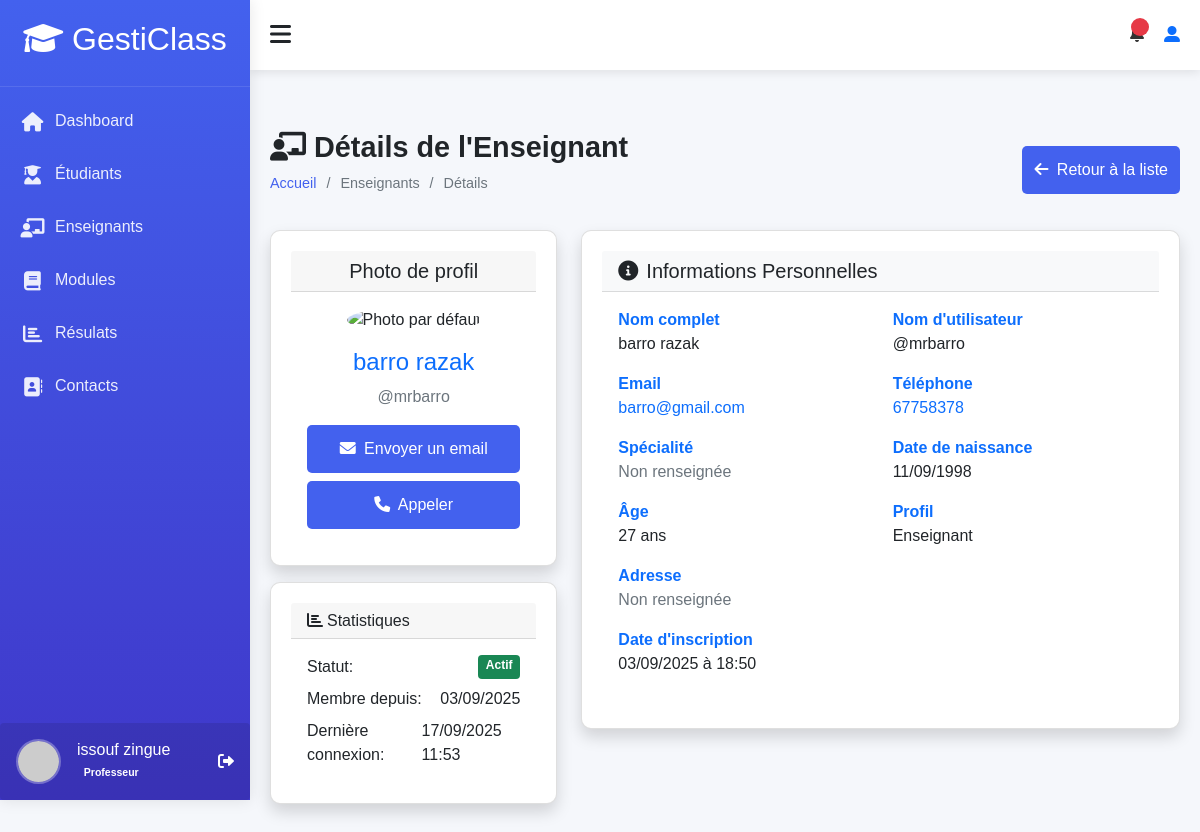
/accounts/teacher/5/detail/ (signed in), run on the app's committed database.
### accounts/models.py (models this page shows, shortened)
class User(AbstractUser):
    ROLE_CHOICES = (
        ('admin', 'Administrateur'),
        ('teacher', 'Enseignant'),
        ('student', 'Élève'),
    )
    profil = models.CharField(max_length=10, choices=ROLE_CHOICES, default='student')
    phone = models.CharField(max_length=20, blank=True)
    birth_date = models.DateField(null=True, blank=True)
    photo = models.ImageField(upload_to='users/', null=True, blank=True)
    specialty = models.CharField(max_length=100, null=True, blank=True)
    hire_date = models.DateField(null=True, blank=True)
    address = models.TextField(blank=True)
    phone_number = models.CharField(max_length=15, blank=True)
    date_of_birth = models.DateField(null=True, blank=True)
    class Meta:
        permissions = [
        ("peut_acceder_module", "Peut acceder au module"),
        ("peut_acceder_aux_eleve", "Peut acceder aux eleves"),
        ("peut_acceder_aux_enseignants", "peut acceder aux enseigants"),
        ("peut_acceder_aux_roles", "peut acceder aux roles"),
        ("peut_acceder_au_dashboard", "Peut accéder au tableau de bord "),
        ("dashboard", "Peut voir les infos utiles  pour des étudiants"),
        ("peut_voir_infos_utile_teacher", "Peut voir les infos utiles pour des enseignants"),
        ("peut_agir_infos_utile_student", "Peut agir sur les infos utiles pour des étudiants"),
        ("peut_agir_infos_utile_teacher", "Peut agir sur les infos utiles pour des enseignants"),
        ("can_view_student_performance_data", "Peut voir ses données de performance  étudiants"),
        ("can_view_teacher_module_performance_data", "Peut voir les données de performance des modules des enseignants"),
        ("can_view_all_students_performance_data ", "Peut voir les données de performance de tous les étudiants"),
        ("can_view_student_list", "Peut voir la liste des étudiants"),
        ("can_view_teacher_list", "Peut voir la liste des enseignants"),
        ("can_view_module_list", "Peut voir la liste des modules"),
        ("can_view_results_list", "Peut voir la liste résultats"),
        ("can_view_suggestions_list", "Peut voir la liste des suggestions"),
        ("can_view_module_details", "Peut les details d'un module"),
        ("can_view_student_details", "Peut voir les détails d'un étudiant"),
        ("can_view_teacher_details", "Peut voir les détails d'un enseignant"),
        ("can_view_own_details", "Peut voir ses propres détails"),
        ("cans_view_results", "Peut voir les résultats"),
        ("can_view_own_results", "Peut voir ses propres résultats"),
        ("can_view_section__admin", "Peut voir la d'administration des section"),
        ("view_role", "Peut voir les rôles"),
        ("add_role", "Peut ajouter un rôle"),
        ("change_role", "Peut modifier un rôle"),
        ("delete_role", "Peut supprimer un rôle"),
        ("assign_role", "Peut assigner des rôles"),
        ("view_timetable", "Peut voir l'emploi du temps"),
        ("manage_timetable", "Peut gérer l'emploi du temps"),
        ("can_add_teacher", "Peut ajouter un enseignant"),
        ("can_add_student", "Peut ajouter un étudiant"),
        ("can_change_teacher", "Peut modifier un enseignant"),
        ("can_change_student", "Peut modifier un étudiant"),
        ("can_delete_teacher", "Peut supprimer un enseignant"),
        ("can_delete_student", "Peut supprimer un étudiant"),
        ("can_view_schoolinfo", "Peut voir les informations de l'école"),
        ("can_add_schoolinfo", "Peut ajouter les informations de l'école"),
        ("can_change_schoolinfo", "Peut modifier les informations de l'école"),
        ("can_delete_schoolinfo", "Peut supprimer les informations de l'école"),
        ]

### accounts/views.py (the view)
# urls.py: path('teacher/<int:teacher_id>/detail/', views.teacher_detail,
@login_required
@permission_required('accounts.can_view_teacher_details', raise_exception=True)
def teacher_detail(request, teacher_id):
    teacher = get_object_or_404(User, id=teacher_id, profil='teacher')
    context = {
        'teacher': teacher,
        'title': f'Détails de {teacher.get_full_name()}'
    }
    return render(request, 'teachers/teacher_detail.html', context)

### accounts/templates/teachers/teacher_detail.html (shortened to what this page needs)
{% extends "models/base.html" %}
{% load static %}
{% block content %}
<div class="content">
    <div class="page-title">
        <div>
            <h2><i class="fas fa-chalkboard-teacher me-2"></i>Détails de l'Enseignant</h2>
            <ul class="breadcrumb">
                <li><a href="{% url 'dashboard:dashboard' %}">Accueil</a></li>
                <li>Enseignants</li>
                <li>Détails</li>
            </ul>
        </div>
        <div class="btn-group">
            <a href="{% url 'accounts:teachers_list' %}" class="btn btn-secondary">
                <i class="fas fa-arrow-left me-1"></i> Retour à la liste
            </a>
        </div>
    </div>
    <div class="row">
        <div class="col-md-4 mb-4">
            <div class="card shadow">
                <div class="card-header  text-center">
                    <h5 class="m-0">Photo de profil</h5>
                </div>
                <div class="card-body text-center">
                    {% if teacher.photo %}
                        <img src="{{ teacher.photo.url }}"
                             class="img-fluid rounded-circle mb-3"
                             alt="Photo de {{ teacher.get_full_name }}"
                             style="width: 200px; height: 200px; object-fit: cover;">
                    {% else %}
                        <img src="{% static 'img/default-avatar.png' %}"
                             class="img-fluid rounded-circle mb-3"
                             alt="Photo par défaut"
                             style="width: 200px; height: 200px; object-fit: cover;">
                    {% endif %}
                    <h4 class="text-primary">{{ teacher.get_full_name }}</h4>
                    <p class="text-muted">@{{ teacher.username }}</p>
                    <div class="d-grid gap-2">
                        <a href="mailto:{{ teacher.email }}" class="btn btn-outline-primary">
                            <i class="fas fa-envelope me-1"></i> Envoyer un email
                        </a>
                        {% if teacher.phone %}
                        <a href="tel:{{ teacher.phone }}" class="btn btn-outline-success">
                            <i class="fas fa-phone me-1"></i> Appeler
                        </a>
                        {% endif %}
                    </div>
                </div>
            </div>
            <div class="card shadow mt-3">
                <div class="card-header  ">
                    <h6 class="m-0"><i class="fas fa-chart-bar me-1"></i>Statistiques</h6>
                </div>
                <div class="card-body">
                    <div class="d-flex justify-content-between mb-2">
                        <span>Statut:</span>
                        <span class="badge bg-success">Actif</span>
                    </div>
                    <div class="d-flex justify-content-between mb-2">
                        <span>Membre depuis:</span>
                        <span>{{ teacher.date_joined|date:"d/m/Y" }}</span>
                    </div>
                    <div class="d-flex justify-content-between">
                        <span>Dernière connexion:</span>
                        <span>
                            {% if teacher.last_login %}
                                {{ teacher.last_login|date:"d/m/Y H:i" }}
                            {% else %}
                                Jamais connecté
                            {% endif %}
                        </span>
                    </div>
                </div>
            </div>
        </div>
        <div class="col-md-8">
            <div class="card shadow">
                <div class="card-header bg-light">
                    <h5 class="m-0"><i class="fas fa-info-circle me-2"></i>Informations Personnelles</h5>
                </div>
                <div class="card-body">
                    <div class="row">
                        <div class="col-md-6">
                            <div class="info-item mb-3">
                                <label class="fw-bold text-primary">Nom complet</label>
                                <p class="mb-0">{{ teacher.get_full_name }}</p>
                            </div>
                        </div>
                        <div class="col-md-6">
                            <div class="info-item mb-3">
                                <label class="fw-bold text-primary">Nom d'utilisateur</label>
                                <p class="mb-0">@{{ teacher.username }}</p>
                            </div>
                        </div>
                    </div>
                    <div class="row">
                        <div class="col-md-6">
                            <div class="info-item mb-3">
                                <label class="fw-bold text-primary">Email</label>
                                <p class="mb-0">
                                    <a href="mailto:{{ teacher.email }}" class="text-decoration-none">
                                        {{ teacher.email }}
                                    </a>
                                </p>
                            </div>
                        </div>
                        <div class="col-md-6">
                            <div class="info-item mb-3">
                                <label class="fw-bold text-primary">Téléphone</label>
                                <p class="mb-0">
                                    {% if teacher.phone %}
                                        <a href="tel:{{ teacher.phone }}" class=" text-decoration-none">
                                            {{ teacher.phone }}
                                        </a>
                                    {% else %}
                                        <span class="text-muted">Non renseigné</span>
                                    {% endif %}
                                </p>
                            </div>
                        </div>
                    </div>
                    <div class="row">
                        <div class="col-md-6">
                            <div class="info-item mb-3">
                                <label class="fw-bold text-primary">Spécialité</label>
                                <p class="mb-0">
                                    {% if teacher.speciality %}
                                        {{ teacher.speciality }}
                                    {% else %}
                                        <span class="text-muted">Non renseignée</span>
                                    {% endif %}
                                </p>
                            </div>
                        </div>
                        <div class="col-md-6">
                            <div class="info-item mb-3">
                                <label class="fw-bold text-primary">Date de naissance</label>
                                <p class="mb-0">
                                    {% if teacher.birth_date %}
                                        {{ teacher.birth_date|date:"d/m/Y" }}
                                    {% else %}
                                        <span class="text-muted">Non renseignée</span>
                                    {% endif %}
                                </p>
                            </div>
                        </div>
                    </div>
                    <div class="row">
                        <div class="col-md-6">
                            <div class="info-item mb-3">
                                <label class="fw-bold text-primary">Âge</label>
                                <p class="mb-0">
                                    {% if teacher.birth_date %}
                                        {{ teacher.birth_date|timesince }}
                                    {% else %}
                                        <span class="text-muted">Inconnu</span>
                                    {% endif %}
                                </p>
                            </div>
                        </div>
                        <div class="col-md-6">
                            <div class="info-item mb-3">
                                <label class="fw-bold text-primary">Profil</label>
                                <p class="mb-0">
                                    <span class="bmb-0">Enseignant</span>
                                </p>
                            </div>
                        </div>
                    </div>
                    <div class="info-item mb-3">
                        <label class="fw-bold text-primary">Adresse</label>
                        <p class="mb-0">
                            {% if teacher.address %}
                                {{ teacher.address|linebreaks }}
                            {% else %}
                                <span class="text-muted">Non renseignée</span>
                            {% endif %}
                        </p>
                    </div>
                    <div class="info-item mb-3">
                        <label class="fw-bold text-primary">Date d'inscription</label>
                        <p class="mb-0">{{ teacher.date_joined|date:"d/m/Y à H:i" }}</p>
                    </div>
                </div>
            </div>
        </div>
    </div>
</div>
{% endblock%}

### templates/models/sidebar.html (shortened to what this page needs)
<div class="sidebar" id="sidebar">
    <div class="sidebar-header">
        <h2><i class="fas fa-graduation-cap text-white"></i> GestiClass</h2>
    </div>
    <div class="sidebar-menu">
        <ul>
            <li><a href="{% url 'dashboard:dashboard' %}" class="active"><i class="fas fa-home"></i> Dashboard</a></li>
            <li><a href="{% url 'accounts:students_list' %}"><i class="fas fa-user-graduate"></i> Étudiants</a></li>
            {% if perms.accounts.peut_acceder_aux_enseignants %}
            <li><a href="{% url 'accounts:teachers_list' %}" ><i class="fas fa-chalkboard-teacher"></i> Enseignants</a></li>
            {% endif %}
            {% if perms.accounts.peut_acceder_module %}
            <li><a href="{% url 'accounts:modules_list' %}"><i class="fas fa-book"></i> Modules</a></li>
            {% endif %}
            <li><a href="{% url 'accounts:results_list' %}"><i class="fas fa-chart-bar"></i> Résulats</a></li>
            <li><a href="{% url 'accounts:contact' %}"><i class="fas fa-address-book"></i> Contacts</a></li>
        </ul>
    </div>
    <div class="user-profile d-flex align-items-center p-3 rounded ">
        {% if user.photo %}
            <img src="{{ user.photo.url }}"
                 alt="Photo de {{ user.get_full_name }}"
                 class="rounded-circle me-3"
                 style="width: 45px; height: 45px; object-fit: cover;">
        {% else %}
            <img src="https://ui-avatars.com/api/?name={{ user.first_name }}+{{ user.last_name }}&background=0D8ABC&color=fff&size=128"
                 alt="Avatar de {{ user.get_full_name }}"
                 class="rounded-circle me-3"
                 style="width: 45px; height: 45px; object-fit: cover;">
        {% endif %}
        <div class="user-info">
            <h6 class="mb-0  ">{{ user.get_full_name }}</h6>
            <small>
                {% if user.profil == 'student' %}
                    <span class="badge rounded-pill">Élève</span>
                {% elif user.profil == 'teacher' %}
                    <span class="badge rounded-pill" >Professeur</span>
                {% elif user.profil == 'admin' %}
                    <span class="badge rounded-pill" >Admin</span>
                {% endif %}
            </small>
        </div>
        <div class="ms-auto">
            <a href="{% url 'accounts:logout' %}" class="text-decoration-none text-white">
                <i class="fas fa-sign-out-alt"></i>
            </a>
        </div>
    </div>
</div>

### data on the page
User: get_full_name "issouf zingue"
User: get_full_name "barro razak", username "mrbarro", date_joined "03/09/2025", last_login "17/09/2025 11:53", email "barro@gmail.com", phone "67758378", birth_date "11/09/1998", birth_date "27 ans", date_joined "03/09/2025 à 18:50"
